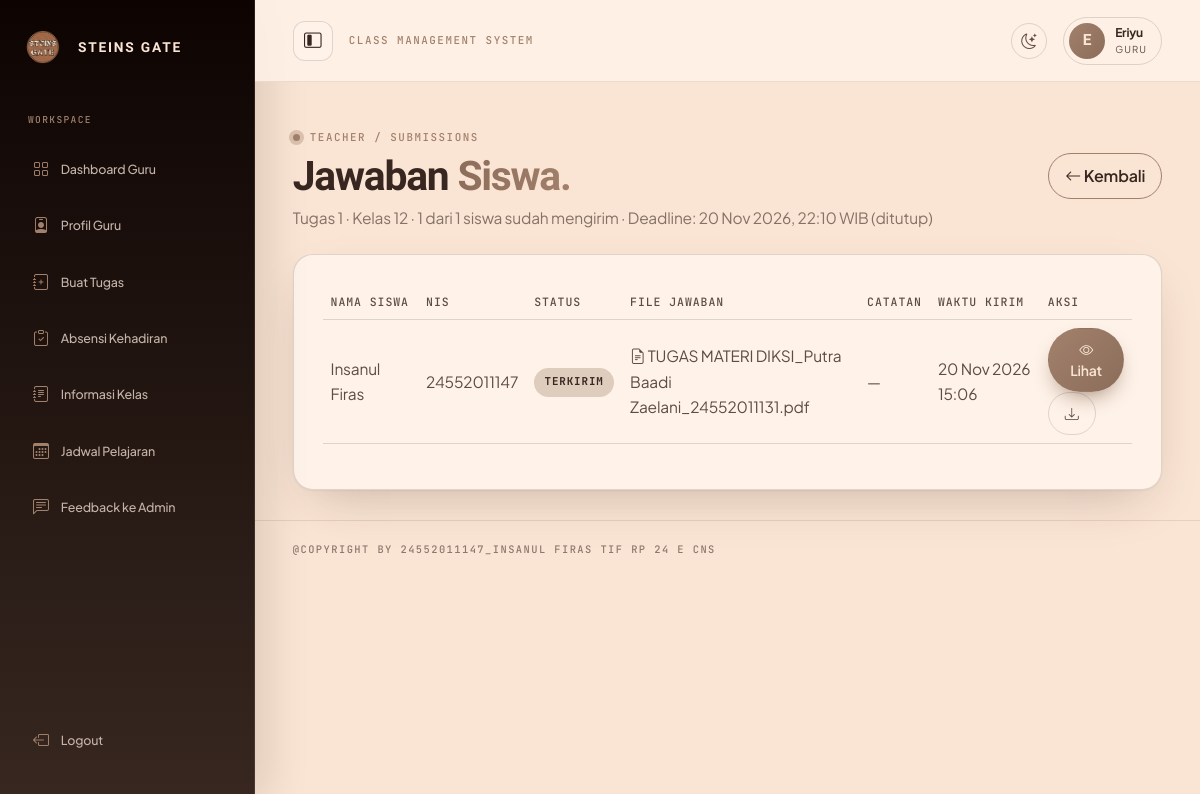
Page /guru/jawaban.php?tugas=4 (signed in) on the committed database.
### tables this page shows
CREATE TABLE `tugas` (
  `id` int(11) NOT NULL,
  `guru_id` int(11) NOT NULL,
  `judul` varchar(180) NOT NULL,
  `deskripsi` text NOT NULL,
  `target_kelas` enum('10','11','12') NOT NULL,
  `lampiran` varchar(255) DEFAULT NULL,
  `deadline` datetime DEFAULT NULL,
  `created_at` timestamp NULL DEFAULT current_timestamp(),
  `updated_at` timestamp NULL DEFAULT current_timestamp() ON UPDATE current_timestamp()
);

CREATE TABLE `pengumpulan_tugas` (
  `id` int(11) NOT NULL,
  `tugas_id` int(11) NOT NULL,
  `siswa_id` int(11) NOT NULL,
  `file_path` varchar(255) NOT NULL,
  `nama_asli` varchar(255) NOT NULL,
  `catatan` text DEFAULT NULL,
  `submitted_at` timestamp NULL DEFAULT current_timestamp(),
  `updated_at` timestamp NULL DEFAULT current_timestamp() ON UPDATE current_timestamp()
);

CREATE TABLE `siswa` (
  `id` int(11) NOT NULL,
  `user_id` int(11) DEFAULT NULL,
  `nis` varchar(30) NOT NULL,
  `nama_lengkap` varchar(120) NOT NULL,
  `jenis_kelamin` enum('Laki-laki','Perempuan') NOT NULL,
  `no_wa` varchar(25) NOT NULL,
  `alamat` text NOT NULL,
  `foto_profil` varchar(255) DEFAULT NULL,
  `angkatan` varchar(20) NOT NULL,
  `kelas` enum('10','11','12') DEFAULT NULL,
  `jabatan` varchar(60) DEFAULT 'Anggota',
  `created_at` timestamp NULL DEFAULT current_timestamp(),
  `updated_at` timestamp NULL DEFAULT current_timestamp() ON UPDATE current_timestamp()
);

### includes/akademik_helpers.php (called while the page is built, shortened)
<?php
function deadline_label(?string $deadline): string {
    $ts = strtotime($deadline);
    return $ts ? date('d M Y, H:i', $ts) . ' WIB' : 'Tanpa batas waktu';
}
function tugas_terbuka(?string $deadline): bool {
    $ts = strtotime($deadline);
    return !$ts || time() < $ts;
}

### guru/jawaban.php (the view, shortened to what this page needs)
<?php
require_once __DIR__ . '/../config/database.php';
require_once __DIR__ . '/../includes/functions.php';
require_once __DIR__ . '/../includes/akademik_helpers.php';
$u = current_user();
$q = $pdo->prepare("SELECT id FROM guru WHERE user_id=?");
$q->execute([$u['id']]);
$guruId = (int)$q->fetchColumn();
$tid = (int)($_GET['tugas'] ?? 0);
$t = $pdo->prepare("SELECT * FROM tugas WHERE id=? AND guru_id=?");
$t->execute([$tid, $guruId]);
$tugas = $t->fetch();
$st = $pdo->prepare("
    SELECT s.id, s.nis, s.nama_lengkap, p.id AS jawaban_id, p.nama_asli, p.catatan, p.submitted_at
    FROM siswa s
    LEFT JOIN pengumpulan_tugas p ON p.siswa_id = s.id AND p.tugas_id = ?
    WHERE s.kelas = ?
    ORDER BY (p.id IS NULL), s.nama_lengkap
");
$st->execute([$tid, $tugas['target_kelas']]);
$rows = $st->fetchAll();
$sudah = count(array_filter($rows, fn($r) => $r['jawaban_id']));
include __DIR__ . '/../includes/dashboard_page_start.php';
?>
<div class="page-heading">
    <div>
        <div class="section-kicker">TEACHER / SUBMISSIONS</div>
        <h1>Jawaban <em>Siswa.</em></h1>
        <p><?= e($tugas['judul']) ?> · Kelas <?= e($tugas['target_kelas']) ?> · <?= $sudah ?> dari <?= count($rows) ?> siswa sudah mengirim · Deadline: <?= e(deadline_label($tugas['deadline'] ?? null)) ?><?= !tugas_terbuka($tugas['deadline'] ?? null) ? ' (ditutup)' : '' ?></p>
    </div>
    <a class="btn btn-outline-brown" href="<?= BASE_URL ?>/guru/tugas.php"><i class="bi bi-arrow-left"></i> Kembali</a>
</div>
<div class="sg-panel table-responsive">
    <table class="table sg-table align-middle">
        <thead><tr><th>Nama Siswa</th><th>NIS</th><th>Status</th><th>File Jawaban</th><th>Catatan</th><th>Waktu Kirim</th><th>Aksi</th></tr></thead>
        <tbody>
        <?php foreach ($rows as $r): ?>
            <tr>
                <td><?= e($r['nama_lengkap']) ?></td>
                <td><?= e($r['nis']) ?></td>
                <td><?= $r['jawaban_id'] ? '<span class="sg-badge">Terkirim</span>' : '<span class="sg-badge sg-badge-warn">Belum</span>' ?></td>
                <td><?= $r['jawaban_id'] ? '<i class="bi bi-file-earmark-text"></i> ' . e($r['nama_asli']) : '—' ?></td>
                <td><?= e($r['catatan'] ?? '—') ?></td>
                <td><?= $r['submitted_at'] ? date('d M Y H:i', strtotime($r['submitted_at'])) : '—' ?></td>
                <td><?php if ($r['jawaban_id']): ?>
                    <a class="btn btn-sm btn-brown" href="?tugas=<?= (int)$tid ?>&lihat=<?= (int)$r['jawaban_id'] ?>#preview"><i class="bi bi-eye"></i> Lihat</a>
                    <a class="btn btn-sm btn-outline-secondary" href="<?= BASE_URL ?>/download.php?id=<?= (int)$r['jawaban_id'] ?>" title="Unduh"><i class="bi bi-download"></i></a>
                <?php else: ?>—<?php endif; ?></td>
            </tr>
        <?php endforeach; ?>
        </tbody>
    </table>
</div>
<?php include __DIR__ . '/../includes/dashboard_page_end.php'; ?>

### assets/css/style.css (style rules this page uses)
:root { --taupe: #A2816C; --medium: #8B6D5A; --brown: #5E4C43; --dark: #372720; --outline: #0D0402; --cream: #FAE4D3; --warm: #C4B3A9; --bg: #FAE4D3; --surface: #fff3e9; --text: #5E4C43; --heading: #372720; --line: rgba(13, 4, 2, .13); --shadow: 0 18px 50px rgba(55, 39, 32, .08); }
* { box-sizing: border-box; }
html { scroll-behavior: smooth; }
body { margin: 0; font-family: 'Manrope', sans-serif; background: var(--bg); color: var(--text); transition: background .25s ease, color .25s ease; }
a { color: inherit; text-decoration: none; }
.btn-brown { border: 1px solid var(--medium); border-radius: 4px; background: var(--medium); color: var(--cream); }
.btn-outline-brown { border: 1px solid var(--medium); border-radius: 4px; color: var(--text); }
.eyebrow, .section-kicker { display: block; font-size: .68rem; font-weight: 700; letter-spacing: .2em; }

### assets/css/dashboard-pages.css (style rules this page uses)
.page-heading { display:flex;justify-content:space-between;align-items:flex-end;gap:1rem;margin-bottom:1.5rem }
.page-heading h1 { font-family:'Playfair Display',serif;font-size:clamp(2rem,4vw,3rem);margin:.25rem 0;color:var(--text,#372720) }
.page-heading p { margin:0;color:var(--muted,#8B6D5A) }
.sg-panel,.sg-card { background:var(--card,#fffaf5);border:1px solid rgba(94,76,67,.14);border-radius:18px;padding:1.2rem;box-shadow:0 8px 24px rgba(55,39,32,.04) }
.sg-table { --bs-table-bg:transparent;--bs-table-color:var(--text,#372720);vertical-align:middle }
.sg-table th { font-size:.72rem;letter-spacing:.08em;text-transform:uppercase;color:#8B6D5A;white-space:nowrap }
.sg-badge { display:inline-block;padding:.35rem .65rem;border-radius:999px;background:#FAE4D3;color:#5E4C43;font-size:.75rem;font-weight:700 }
:root { --sg-radius: 20px; --sg-glass: rgba(255, 243, 233, .82); }
body { font-family: 'Manrope', sans-serif; letter-spacing: -.012em; }
h1,h2,h3,h4,.dash-welcome,.page-heading h1 { font-family: 'DM Serif Display', serif; letter-spacing: -.025em; }
.dash-stat,.dash-panel,.sg-panel,.sg-card { border-radius: var(--sg-radius); border-color: rgba(94,76,67,.13); box-shadow: 0 14px 40px rgba(55,39,32,.065); }
.btn-brown,.btn-outline-brown,.btn-outline-secondary { border-radius: 11px; padding: 10px 16px; font-weight: 800; transition: .2s ease; }
.btn-brown { box-shadow: 0 8px 18px rgba(94,76,67,.16); }
.page-heading { align-items: center; }
.page-heading h1 { font-size: clamp(2.5rem, 5vw, 3.8rem); }
.sg-panel { padding: clamp(1.1rem, 2.5vw, 1.8rem); }
.sg-panel .btn { border-radius: 10px; }

### rows in the picture
tugas: judul "Tugas 1", target_kelas "12", deadline "20 Nov 2026, 22:10 WIB"
pengumpulan_tugas: id "1", siswa.nama_lengkap "Insanul Firas", siswa.nis "24552011147", shows "TERKIRIM", nama_asli "TUGAS MATERI DIKSI_Putra Baadi Zaelani_24552011131.pdf", catatan "—", submitted_at "20 Nov 2026 15:06"

### other values in the picture
substr($namaUser, 0, 1) "E"
$namaUser "Eriyu"
$role "GURU"
count($rows) "1"
COPYRIGHT_TEXT "@COPYRIGHT BY 24552011147_INSANUL FIRAS TIF RP 24 E CNS"
